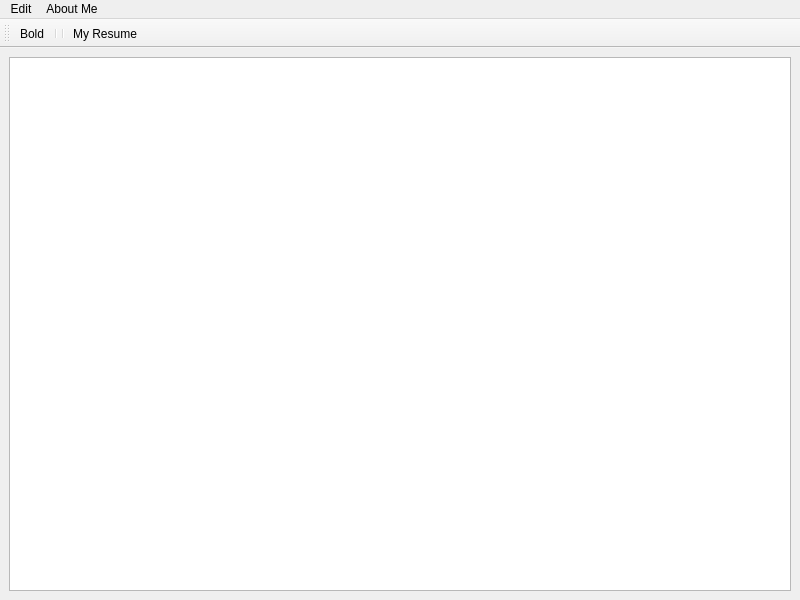
<?xml version="1.0" encoding="UTF-8"?>
<ui version="4.0">
 <class>MainWindow</class>
 <widget class="QMainWindow" name="MainWindow">
  <property name="geometry">
   <rect>
    <x>0</x>
    <y>0</y>
    <width>800</width>
    <height>600</height>
   </rect>
  </property>
  <property name="windowTitle">
   <string>MainWindow</string>
  </property>
  <widget class="QWidget" name="centralwidget">
   <layout class="QHBoxLayout" name="horizontalLayout">
    <item>
     <widget class="QTextEdit" name="textEdit"/>
    </item>
   </layout>
  </widget>
  <widget class="QMenuBar" name="menubar">
   <property name="geometry">
    <rect>
     <x>0</x>
     <y>0</y>
     <width>800</width>
     <height>26</height>
    </rect>
   </property>
   <widget class="QMenu" name="menuAbout_Me">
    <property name="title">
     <string>About Me</string>
    </property>
    <addaction name="actionMy_Resume"/>
   </widget>
   <widget class="QMenu" name="menuEdit">
    <property name="title">
     <string>Edit</string>
    </property>
    <addaction name="actionBold"/>
    <addaction name="separator"/>
   </widget>
   <addaction name="menuEdit"/>
   <addaction name="menuAbout_Me"/>
  </widget>
  <widget class="QToolBar" name="toolBar">
   <property name="windowTitle">
    <string>toolBar</string>
   </property>
   <attribute name="toolBarArea">
    <enum>TopToolBarArea</enum>
   </attribute>
   <attribute name="toolBarBreak">
    <bool>false</bool>
   </attribute>
   <addaction name="actionBold"/>
   <addaction name="separator"/>
   <addaction name="separator"/>
   <addaction name="actionMy_Resume"/>
  </widget>
  <action name="actionMy_Resume">
   <property name="icon">
    <iconset resource="res.qrc">
     <normaloff>:/imgaes/resume (2).png</normaloff>:/imgaes/resume (2).png</iconset>
   </property>
   <property name="text">
    <string>My Resume</string>
   </property>
   <property name="shortcut">
    <string>Ctrl+R</string>
   </property>
  </action>
  <action name="actionBold">
   <property name="icon">
    <iconset resource="res.qrc">
     <normaloff>:/imgaes/bold (2).png</normaloff>:/imgaes/bold (2).png</iconset>
   </property>
   <property name="text">
    <string>Bold</string>
   </property>
   <property name="shortcut">
    <string>Ctrl+B</string>
   </property>
  </action>
 </widget>
 <resources>
  <include location="res.qrc"/>
 </resources>
 <connections/>
</ui>
